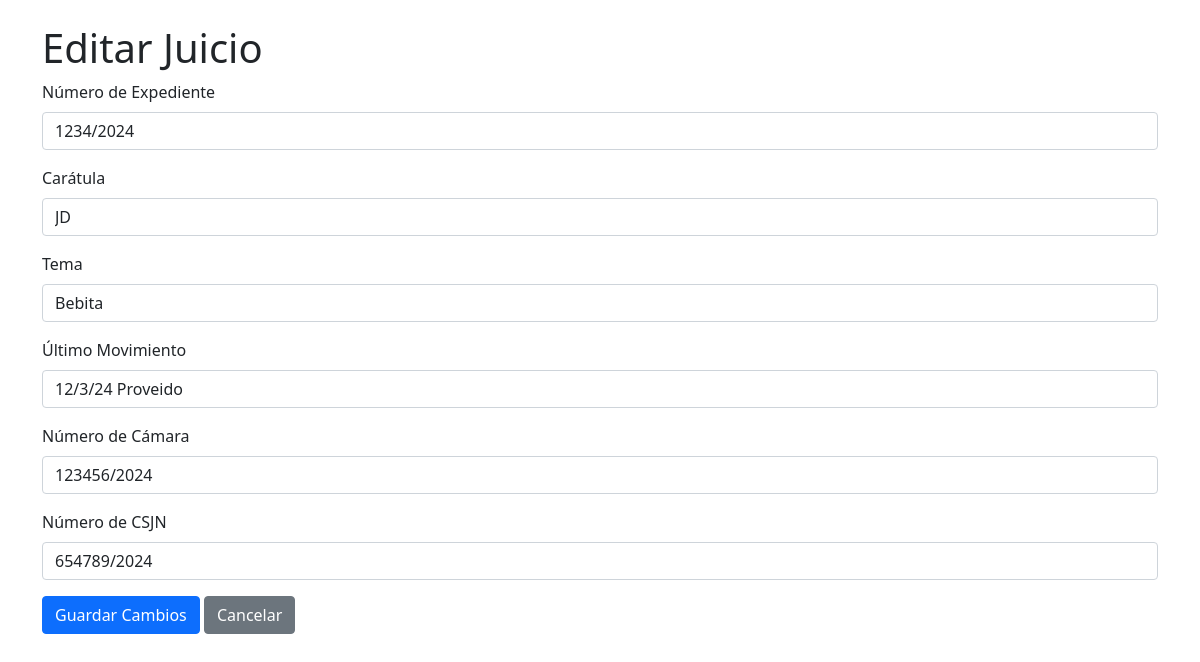
Page /edit/2 on the committed database.
### tables this page shows
CREATE TABLE juicios (
            id INTEGER PRIMARY KEY AUTOINCREMENT,
            numero_expediente TEXT NOT NULL,
            caratula TEXT NOT NULL,
            tema TEXT NOT NULL,
            ultimo_movimiento TEXT
        , nro_camara TEXT, nro_csjn TEXT);

### app.py (the view, shortened to what this page needs)
@app.route('/edit/<int:juicio_id>', methods=['GET', 'POST'])
def edit_juicio(juicio_id):
    conn = sqlite3.connect(DB_NAME)
    cursor = conn.cursor()
    cursor.execute("SELECT * FROM juicios WHERE id = ?", (juicio_id,))
    juicio = cursor.fetchone()
    conn.close()
    return render_template("edit.html", juicio=juicio)

### templates/edit.html (shortened to what this page needs)
<!DOCTYPE html>
<html lang="en">
<head>
    <link rel="stylesheet" href="https://cdn.jsdelivr.net/npm/bootstrap@5.1.3/dist/css/bootstrap.min.css">
</head>
<body>
<div class="container mt-4">
    <h1>Editar Juicio</h1>
    <form method="post" action="">
        <div class="mb-3">
            <label for="numero_expediente" class="form-label">Número de Expediente</label>
            <input type="text" class="form-control" id="numero_expediente" name="numero_expediente" value="{{ juicio[1] }}" required>
        </div>
        <div class="mb-3">
            <label for="caratula" class="form-label">Carátula</label>
            <input type="text" class="form-control" id="caratula" name="caratula" value="{{ juicio[2] }}" required>
        </div>
        <div class="mb-3">
            <label for="tema" class="form-label">Tema</label>
            <input type="text" class="form-control" id="tema" name="tema" value="{{ juicio[3] }}" required>
        </div>
        <div class="mb-3">
            <label for="ultimo_movimiento" class="form-label">Último Movimiento</label>
            <input type="text" class="form-control" id="ultimo_movimiento" name="ultimo_movimiento" value="{{ juicio[4] }}" required>
        </div>
        <div class="mb-3">
            <label for="nro_camara" class="form-label">Número de Cámara</label>
            <input type="text" class="form-control" id="nro_camara" name="nro_camara" value="{{ juicio[5] }}">
        </div>
        <div class="mb-3">
            <label for="nro_csjn" class="form-label">Número de CSJN</label>
            <input type="text" class="form-control" id="nro_csjn" name="nro_csjn" value="{{ juicio[6] }}">
        </div>
        <button type="submit" class="btn btn-primary">Guardar Cambios</button>
        <a href="/" class="btn btn-secondary">Cancelar</a>
    </form>
</div>
</body>
</html>

### rows in the picture
juicios: numero_expediente "1234/2024", caratula "JD", tema "Bebita", ultimo_movimiento "12/3/24 Proveido", nro_camara "123456/2024", nro_csjn "654789/2024"
